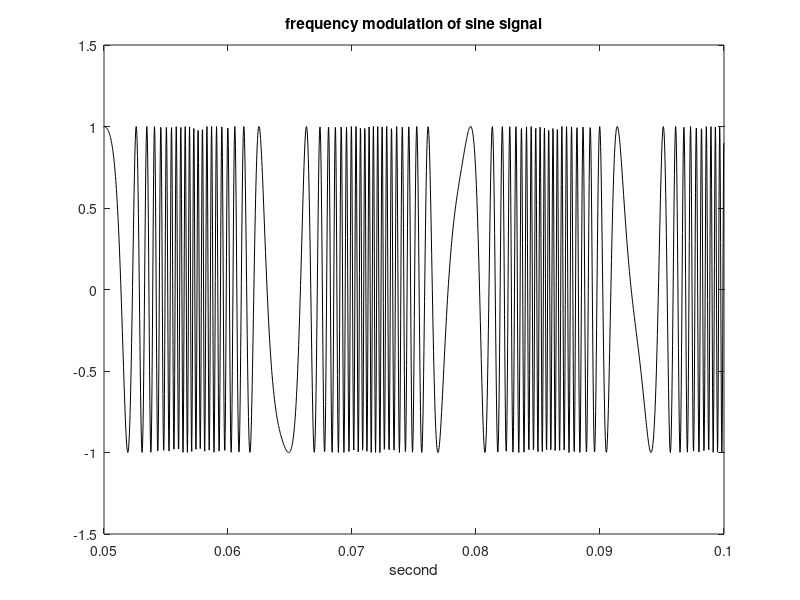

This figure's MATLAB source:
fa = 70;    wa = 2*pi*fa;
fc = 1500;  wc = 2*pi*fc;
fs = 40000; tiv = 1/fs;
t = 0:tiv:(0.1-tiv);
beta = 20;
y = cos((wc*t) + (beta*sin(wa*t)));
plot(t,y,'k'); axis([0.05 0.1 -1.5 1.5]);
xlabel('second'); title('frequency modulation of sine signal');
